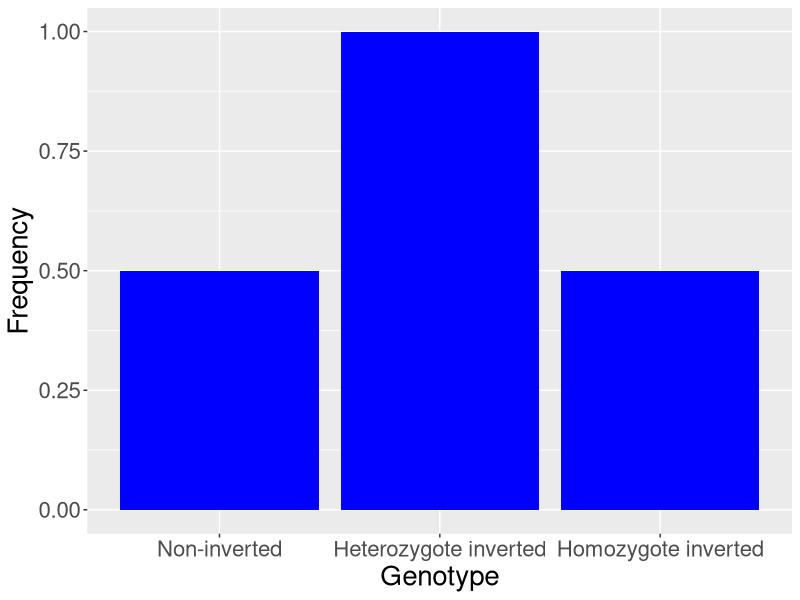

The R script that drew this image:
# Alex Pinch, last edited April 24th 2023

library(tidyverse)

df <- data.frame(genotype = c("Non-inverted", "Heterozygote inverted", "Homozygote inverted"),
                 frequency = c(0.5, 1, 0.5))

df$genotype <- factor(df$genotype, levels = c("Non-inverted", "Heterozygote inverted", "Homozygote inverted"))

# Create the bar graph using ggplot2
ggplot(df, aes(x = factor(genotype), y = frequency)) +
  geom_bar(stat = "identity", fill = "blue") +
  xlab("Genotype") +
  ylab("Frequency") +
  theme(text = element_text(size = 20))

